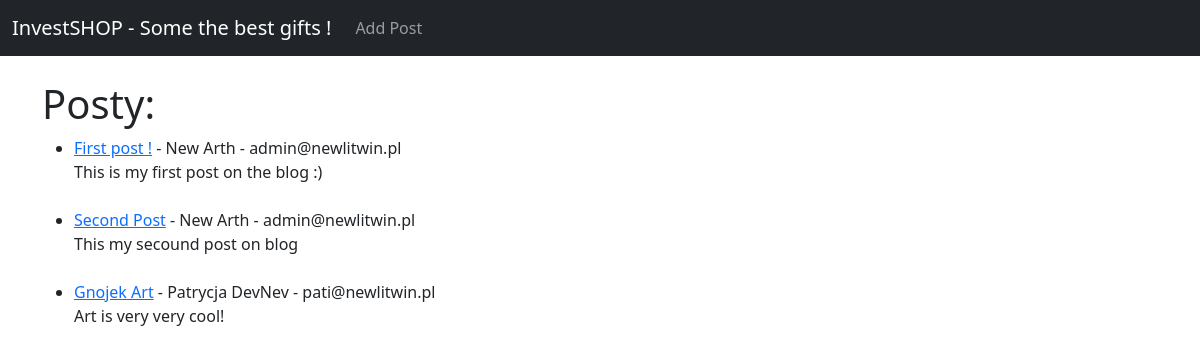
The app's page /, older data.
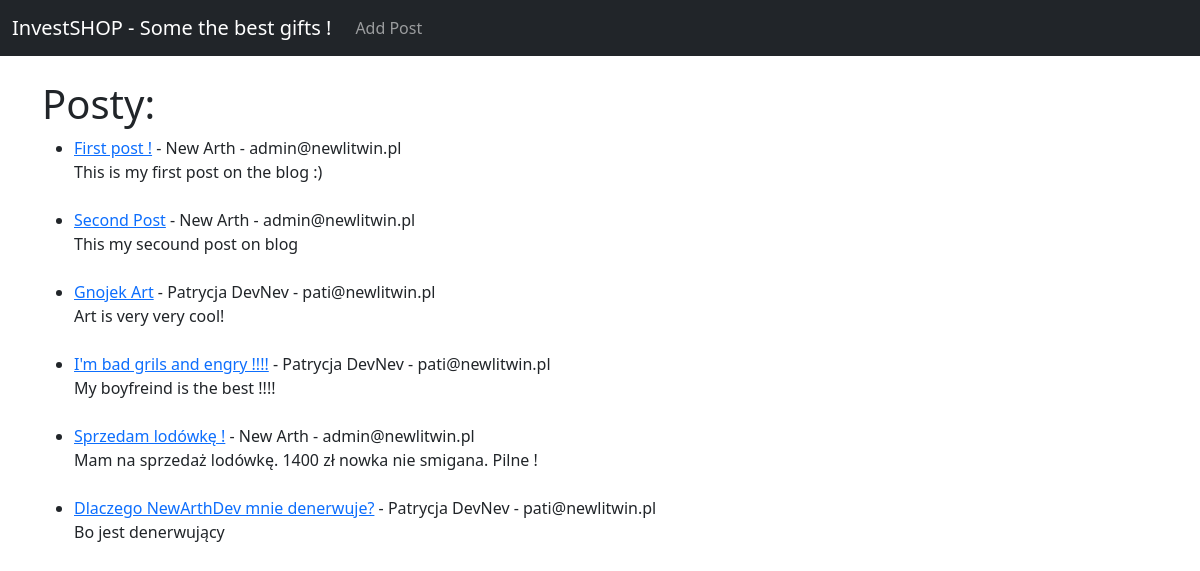
The same page, newer data.
### theblog/models.py (models this page shows, shortened)
class Post(models.Model):
    title = models.CharField(max_length=255)
    title_TAG = models.CharField(max_length=255, default="My BLOG! " )
    author = models.ForeignKey(User, on_delete=models.CASCADE)
    body = models.TextField()

### theblog/views.py (the view)
# urls.py: path('', HomeView.as_view(), name = 'home'),
class HomeView(ListView):
    model = Post
    template_name = 'home.html'

### theblog/templates/home.html (shortened to what this page needs)
{% extends 'base.html' %}
{% block content %}
<h1> Posty: </h1>
<ul>
{% for post in object_list %}
    <li><a href="{% url 'article-detail' post.pk %}"> {{ post.title }}</a>
        - {{ post.author.first_name }}
        {{ post.author.last_name }} - {{ post.author.email }} <br/>
    {{ post.body }}</li><br/>
{% endfor %}
</ul>
{% endblock %}

### theblog/templates/base.html (shortened to what this page needs)
<!doctype html>
<html lang="en">
  <head>
    <link href="https://cdn.jsdelivr.net/npm/bootstrap@5.1.3/dist/css/bootstrap.min.css" rel="stylesheet">
  </head>
  <body>
    <nav class="navbar navbar-expand-lg navbar-dark bg-dark">
        <div class="container-fluid">
          <a class="navbar-brand" href="{% url 'home' %}">InvestSHOP - Some the best gifts !</a>
          <div class="collapse navbar-collapse" id="navbarSupportedContent">
            <ul class="navbar-nav me-auto mb-2 mb-lg-0">
              <li class="nav-item">
                <a class="nav-link" href="{% url 'add_post' %}">Add Post</a>
              </li>
            </ul>
          </div>
        </div>
      </nav>
    <br/>
    <div class="container">
        {% block content %}{% endblock %}
    </div>
  </body>
</html>

Row changes from the older to the newer data that the page shows:
added Post: title "I'm bad grils and engry !!!!", author.first_name "Patrycja", author.last_name "DevNev", author.email "pati@newlitwin.pl", body "My boyfreind is the best !!!!"
added Post: title "Sprzedam lodówkę !", author.first_name "New", author.last_name "Arth", author.email "admin@newlitwin.pl", body "Mam na sprzedaż lodówkę. 1400 zł nowka nie smigana. Pilne !"
added Post: title "Dlaczego NewArthDev mnie denerwuje?", author.first_name "Patrycja", author.last_name "DevNev", author.email "pati@newlitwin.pl", body "Bo jest denerwujący"
